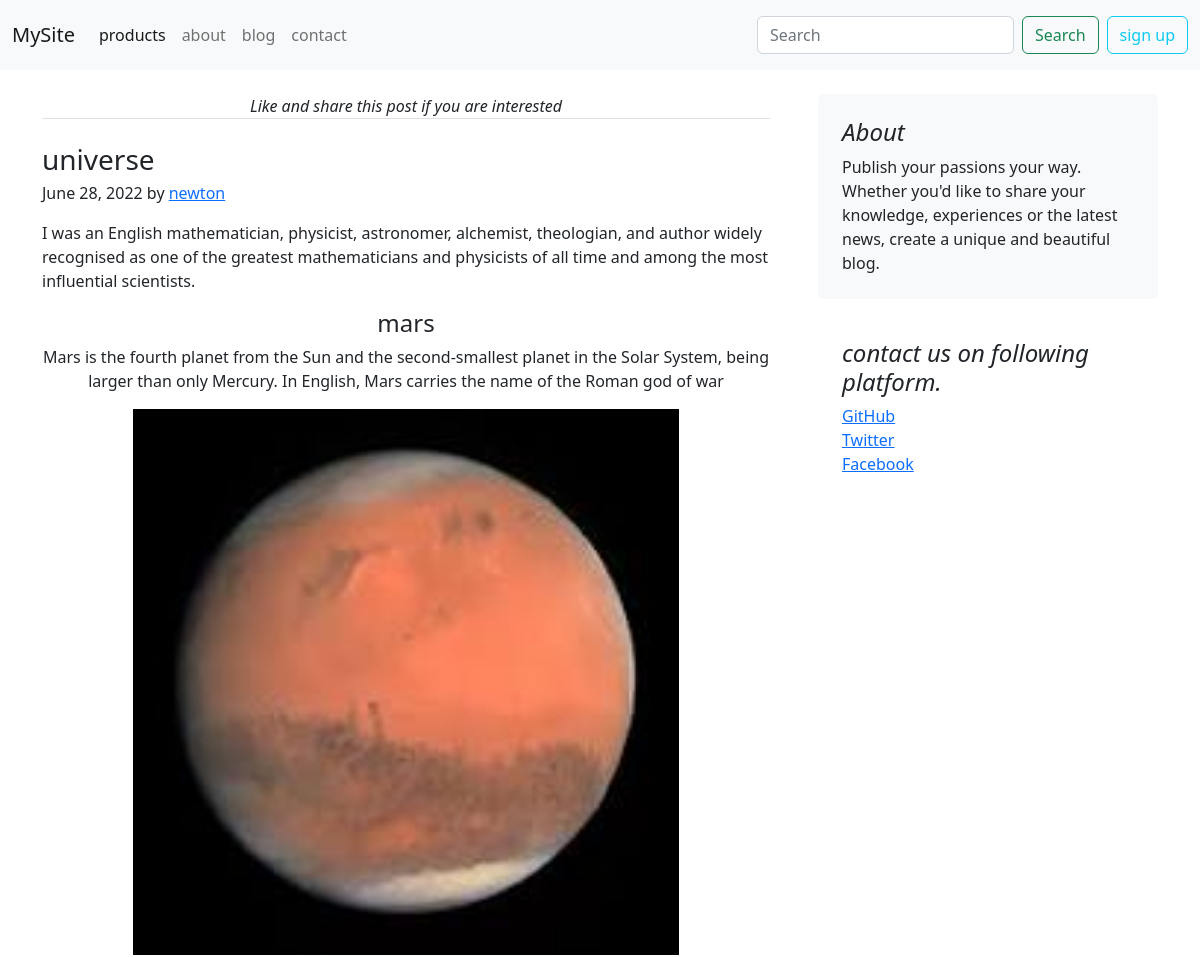
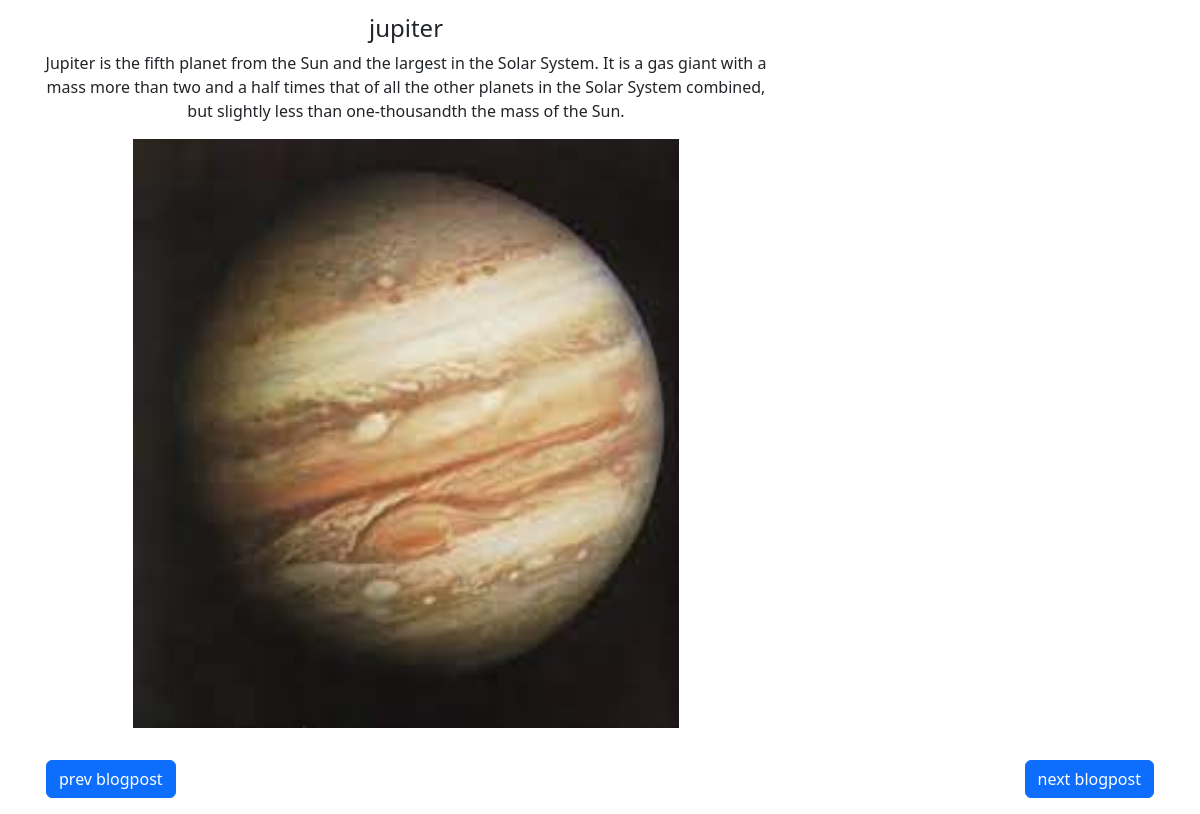
The app's page /blog/blogpost/4 with its own data (2 pictures, top to bottom).
### vlog/models.py (models this page shows, shortened)
class blug(models.Model):
    bgid = models.AutoField(primary_key=True)
    title = models.CharField(max_length=80,default="title here")
    dt = models.DateField(default=date.today)
    name = models.CharField(max_length=80,default="name here")
    desc = models.CharField(max_length=3000,default="")
    head = models.CharField(max_length=80,default="")
    chead = models.CharField(max_length=3000,default="")
    head2 = models.CharField(max_length=80,default="")
    chead2 = models.CharField(max_length=3000,default="")
    imaz1 = models.ImageField(upload_to="ForBlog",default="")
    imaz2 = models.ImageField(upload_to="ForBlog",default="")

### vlog/views.py (the view)
# urls.py: path("blogpost/<int:myid>",views.vlogpost,name="vlogpost"),
def vlogpost(request,myid):
    vp=blug.objects.filter(bgid=myid)
    tp=blug.objects.all()
    total=len(tp)
    if(myid==total):
        ad=total
    else:
        ad=myid+1
    if(myid==1):
        subt=1
    else:
        subt=myid-1
    param={"vp":vp[0],"ad":ad,"subt":subt,"total":total}
    return render(request,"vlog/vlugpost.html",param)

### vlog/templates/vlog/vlugpost.html (shortened to what this page needs)
{% extends "vlog/base.html" %}
{% block body %}
<div class="container my-3">
    <div class="row g-5">
        <div class="col-md-8">
            <div class="text-center mb-4 mt-2">
                <div class="fst-italic border-bottom">
                    Like and share this post if you are interested
                </div>
            </div>
            <article class="blog-post">
                <h3 class="blog-post-title mb-1">{{vp.title}}</h3>
                <p class="blog-post-meta">{{vp.dt}} by <a href="#">{{vp.name}}</a></p>
                <p>{{vp.desc}}</p>
                <div class="text-center">
                    <h4>{{vp.head}}</h4>
                    <p>{{vp.chead}}</p>
                    <img src="{{ vp.imaz1.url }}" alt="" class="w-75">
                </div>
                <div class="text-center my-3">
                    <h4>{{vp.head2}}</h4>
                    <p>{{vp.chead2}}</p>
                    <img src="{{ vp.imaz2.url }}" alt="" class="w-75">
                </div>
            </article>
        </div>
        <div class="col-md-4">
            <div class="position-sticky mt-2" style="top: 2rem;">
                <div class="p-4 mb-3 bg-light rounded">
                    <h4 class="fst-italic">About</h4>
                    <p class="mb-0">Publish your passions your way. Whether you'd like to share your knowledge,
                        experiences or the latest news, create a unique and beautiful blog.</p>
                </div>
                <div class="p-4">
                    <h4 class="fst-italic">contact us on following platform.</h4>
                    <ol class="list-unstyled">
                        <li><a href="#">GitHub</a></li>
                        <li><a href="#">Twitter</a></li>
                        <li><a href="#">Facebook</a></li>
                    </ol>
                </div>
            </div>
        </div>
    </div>
    <div class="d-flex flex-row justify-content-between my-3">
        <a href="/blog/blogpost/{{subt}}" class="btn btn-primary mx-1">prev blogpost</a>
        <a href="/blog/blogpost/{{ad}}" class="btn btn-primary mx-1">next blogpost</a>
    </div>
</div>
{% endblock %}

### records on screen
blug: title "universe", dt "June 28, 2022", name "newton", desc "I was an English mathematician, physicist, astronomer, alchemist, theologian, and author widely recognised as one of the greatest mathematicians and physicists of all time and among the most influential scientists.", head "mars", chead "Mars is the fourth planet from the Sun and the second-smallest planet in the Solar System, being larger than only Mercury. In English, Mars carries the name of the Roman god of war", imaz1 (picture), head2 "jupiter", chead2 "Jupiter is the fifth planet from the Sun and the largest in the Solar System. It is a gas giant with a mass more than two and a half times that of all the other planets in the Solar System combined, but slightly less than one-thousandth the mass of the Sun.", imaz2 (picture)
